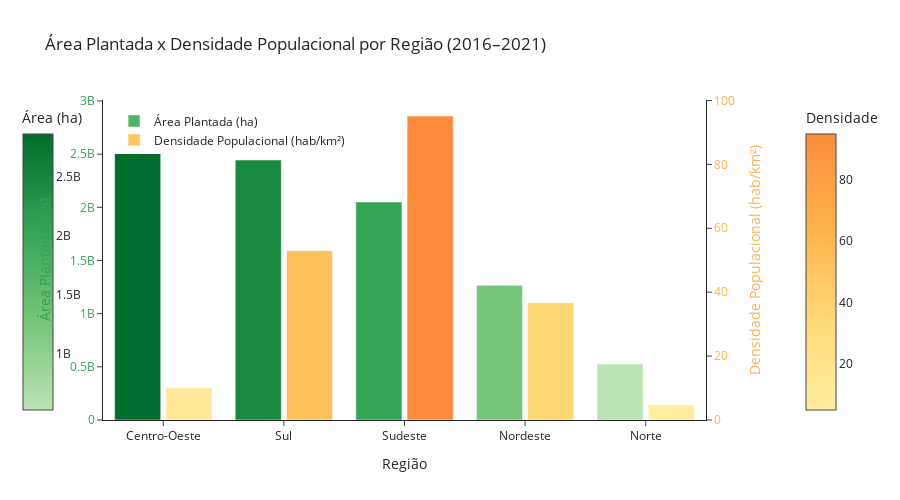

Notebook code for this chart:
### Markdown cell above
#### 📊 Análise da Área Plantada e Densidade Populacional.
Investigar se existe relação entre regiões com grande extensão de área plantada e sua densidade demográfica, utilizando dados de 2016 a 2021.

### Code cell
# 1. Carregar os dados
df = pd.read_csv("dataFrame/BrStatsAtualizada.csv", sep=';', low_memory=False)

# 2. Tratar colunas numéricas
df['Populacao'] = df['Populacao'].astype(str).str.replace('.', '', regex=False).str.replace(',', '.', regex=False).astype(float)
df['Area'] = df['Area'].astype(str).str.replace('.', '', regex=False).str.replace(',', '.', regex=False).astype(float)
df['AreaPlantada_h'] = df['AreaPlantada_h'].astype(str).str.replace('.', '', regex=False).str.replace(',', '.', regex=False).astype(float)

# 3. Calcular densidade populacional
df['DensidadePopulacional'] = df['Populacao'] / df['Area']

# 4. Agregar por região
df_regiao = df.groupby('Regiao').agg({
    'AreaPlantada_h': 'sum',
    'Populacao': 'sum',
    'Area': 'sum'
}).reset_index()

# Recalcular densidade populacional
df_regiao['DensidadePopulacional'] = df_regiao['Populacao'] / df_regiao['Area']
df_regiao = df_regiao.sort_values(by='AreaPlantada_h', ascending=False)

# 5. Criar gradientes de cor
# Gradiente verde (escuro → claro) para Área Plantada
cores_area = ['#bae4b3','#74c476','#31a354','#006d2c']  # Tons de verde
# Gradiente amarelo (escuro → claro) para Densidade
cores_densidade = ['#ffeda0', '#fed976', '#feb24c', '#fd8d3c']  # Tons de amarelo/laranja

# 6. Criar gráfico de barras agrupadas
fig = go.Figure()

# Área Plantada (eixo Y esquerdo) - Gradiente verde
fig.add_trace(go.Bar(
    x=df_regiao['Regiao'],
    y=df_regiao['AreaPlantada_h'],
    name='Área Plantada (ha)',
    marker=dict(
        color=df_regiao['AreaPlantada_h'],
        colorscale=cores_area,
        colorbar=dict(title='Área (ha)', x=-0.15),
        cmin=df_regiao['AreaPlantada_h'].min(),
        cmax=df_regiao['AreaPlantada_h'].max()
    ),
    yaxis='y1',
    offsetgroup=1
))

# Densidade Populacional (eixo Y direito) - Gradiente amarelo
fig.add_trace(go.Bar(
    x=df_regiao['Regiao'],
    y=df_regiao['DensidadePopulacional'],
    name='Densidade Populacional (hab/km²)',
    marker=dict(
        color=df_regiao['DensidadePopulacional'],
        colorscale=cores_densidade,
        colorbar=dict(title='Densidade', x=1.15),
        cmin=df_regiao['DensidadePopulacional'].min(),
        cmax=df_regiao['DensidadePopulacional'].max()
    ),
    yaxis='y2',
    offsetgroup=2
))

# 7. Layout com barras lado a lado
fig.update_layout(
    title='Área Plantada x Densidade Populacional por Região (2016–2021)',
    xaxis=dict(title='Região'),
    yaxis=dict(
        title=dict(text='Área Plantada (ha)', font=dict(color='#31a354')),
        tickfont=dict(color='#31a354'),
        side='left'
    ),
    yaxis2=dict(
        title=dict(text='Densidade Populacional (hab/km²)', font=dict(color='#feb24c')),
        tickfont=dict(color='#feb24c'),
        overlaying='y',
        side='right'
    ),
    barmode='group',
    bargap=0.15,
    bargroupgap=0.1,
    legend=dict(x=0.02, y=0.98),
    template='simple_white',
    height=500,
    width=900,
    margin=dict(l=50, r=150)  # Margem maior para as colorbars
)

fig.show()

### Figure 1 — Plotly figure (JSON) as saved in the notebook; plotly's stock layout.template omitted (floating-point values rounded to 4 significant figures)
{"data": [{"marker": {"cmax": 2858753910, "cmin": 526170000, "color": [2859000000.0, 2445000000.0, 2050000000.0, 1266000000.0, 526200000.0], "colorbar": {"title": {"text": "Área (ha)"}, "x": -0.15}, "colorscale": [[0, "#bae4b3"], [0.3333, "#74c476"], [0.6667, "#31a354"], [1, "#006d2c"]]}, "name": "Área Plantada (ha)", "offsetgroup": "1", "type": "bar", "x": ["Centro-Oeste", "Sul", "Sudeste", "Nordeste", "Norte"], "y": [2859000000.0, 2445000000.0, 2050000000.0, 1266000000.0, 526200000.0], "yaxis": "y"}, {"marker": {"cmax": 95.14, "cmin": 4.739, "color": [10.06, 52.98, 95.14, 36.73, 4.739], "colorbar": {"title": {"text": "Densidade"}, "x": 1.15}, "colorscale": [[0, "#ffeda0"], [0.3333, "#fed976"], [0.6667, "#feb24c"], [1, "#fd8d3c"]]}, "name": "Densidade Populacional (hab/km²)", "offsetgroup": "2", "type": "bar", "x": ["Centro-Oeste", "Sul", "Sudeste", "Nordeste", "Norte"], "y": [10.06, 52.98, 95.14, 36.73, 4.739], "yaxis": "y2"}], "layout": {"bargap": 0.15, "bargroupgap": 0.1, "barmode": "group", "height": 500, "legend": {"x": 0.02, "y": 0.98}, "margin": {"l": 50, "r": 150}, "title": {"text": "Área Plantada x Densidade Populacional por Região (2016–2021)"}, "width": 900, "xaxis": {"title": {"text": "Região"}}, "yaxis": {"side": "left", "tickfont": {"color": "#31a354"}, "title": {"font": {"color": "#31a354"}, "text": "Área Plantada (ha)"}}, "yaxis2": {"overlaying": "y", "side": "right", "tickfont": {"color": "#feb24c"}, "title": {"font": {"color": "#feb24c"}, "text": "Densidade Populacional (hab/km²)"}}}}
